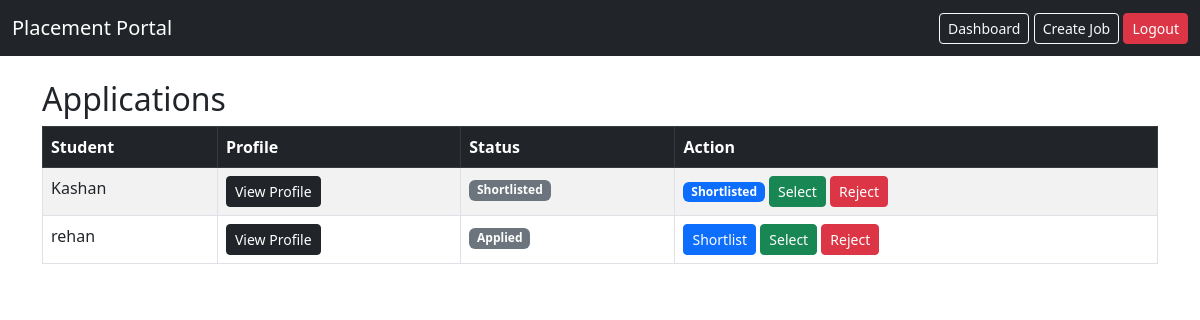
Page /company/job/2/applications (signed in) on the committed database.
### models.py (models this page shows)
class Application(db.Model):
    __tablename__ = 'applications'
    id = db.Column(db.Integer, primary_key=True)
    applied_on = db.Column(db.DateTime, default=datetime.utcnow)
    status = db.Column(db.String(50), default='Applied')
    student_id = db.Column(
        db.Integer,
        db.ForeignKey('students.id'),
        nullable=False
    )
    job_id = db.Column(
        db.Integer,
        db.ForeignKey('jobs.id'),
        nullable=False
    )
    __table_args__ = (
        db.UniqueConstraint('student_id', 'job_id', name='unique_student_job'),
    )

class Student(db.Model):
    __tablename__ = 'students'
    id = db.Column(db.Integer, primary_key=True)
    name = db.Column(db.String(150), nullable=False)
    email = db.Column(db.String(120), unique=True, nullable=False)
    password = db.Column(db.String(200), nullable=False)
    applications = db.relationship('Application', backref='student', lazy=True)
    education = db.Column(db.String(200))
    resume_text = db.Column(db.Text)
    resume_link = db.Column(db.String(300))
    skills = db.Column(db.String(300))
    cgpa = db.Column(db.Float)
    linkedin = db.Column(db.String(300))
    github = db.Column(db.String(300))
    location = db.Column(db.String(200))
    is_active = db.Column(db.Boolean, default=True)
    contact = db.Column(db.String(15))

### app.py (the view)
@app.route('/company/job/<int:job_id>/applications')
def job_applications(job_id):
    if session.get('role') != 'company':
        return redirect(url_for('company_login'))
    applications = Application.query.filter_by(job_id=job_id).all()
    return render_template(
        'company_applications.html',
        applications=applications
    )

### templates/company_applications.html
{% extends "base.html" %}
{% block content %}
<h2>Applications</h2>
<table class="table table-striped table-bordered">
    <thead class="table-dark">
        <tr>
            <th>Student</th>
            <th>Profile</th>
            <th>Status</th>
            <th>Action</th>
        </tr>
    </thead>
    <tbody>
        {% for a in applications %}
        <tr>
            <td>{{ a.student.name }}</td>
            <td>
                <a class="btn btn-sm btn-dark"
                  href="/company/student/{{ a.student.id }}">
                   View Profile
                </a>
            </td>
            <td>
                <span class="badge bg-secondary">{{ a.status }}</span>
            </td>
            <td>
                {% if a.status == 'Applied' %}
                    <a class="btn btn-sm btn-primary" href="/company/application/{{ a.id }}/shortlist">Shortlist</a>
                    <a class="btn btn-sm btn-success" href="/company/application/{{ a.id }}/select">Select</a>
                    <a class="btn btn-sm btn-danger" href="/company/application/{{ a.id }}/reject">Reject</a>
                {% elif a.status == 'Shortlisted' %}
                    <span class="badge bg-primary">Shortlisted</span>
                    <a class="btn btn-sm btn-success" href="/company/application/{{ a.id }}/select">Select</a>
                    <a class="btn btn-sm btn-danger" href="/company/application/{{ a.id }}/reject">Reject</a>
                {% elif a.status == 'Selected' %}
                    <span class="badge bg-success">Selected</span>
                {% elif a.status == 'Rejected' %}
                    <span class="badge bg-danger">Rejected</span>
                {% endif %}
            </td>
        </tr>
        {% endfor %}
    </tbody>
</table>
{% endblock %}

### rows in the picture
Application: student.name "Kashan", status "Shortlisted"
Application: student.name "rehan", status "Applied"
